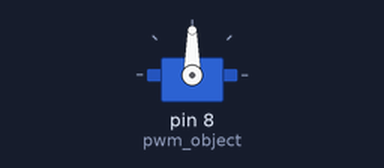
Bench run of a program on a simulated Raspberry Pi (header pin numbers). Parts: servo. Servo angles are drawn from the pulse width (0.5 ms = 0°, 2.5 ms = 180°).

Above: at 0.05 s.
At 2.0 s:
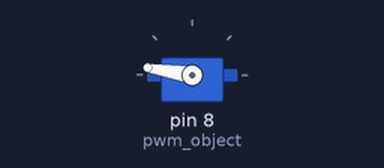
Timing chart, 0 to 4.6 s (numbered marks = the images above):
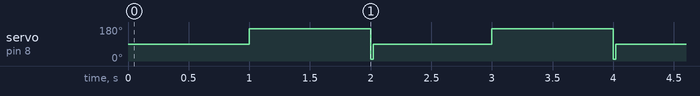

Measured:
- by itself, servo on pin 8 (pwm_object): repeats every 2.0 s: 9° 0.02 s, 90° 0.98 s, 171° 1.0 s

The program:

servo_test.py
```python
'''

'''

import time
import RPi.GPIO as GPIO

GPIO.setmode(GPIO.BOARD)
GPIO.setup(8,GPIO.OUT)
pwm_object = GPIO.PWM(8,50)

def move(pos):
	pwm_object.ChangeDutyCycle(pos)

while True:
	pwm_object.start(7.5)
	time.sleep(1)
	move(12)
	time.sleep(1)
	move(3)

GPIO.cleanup()
```
